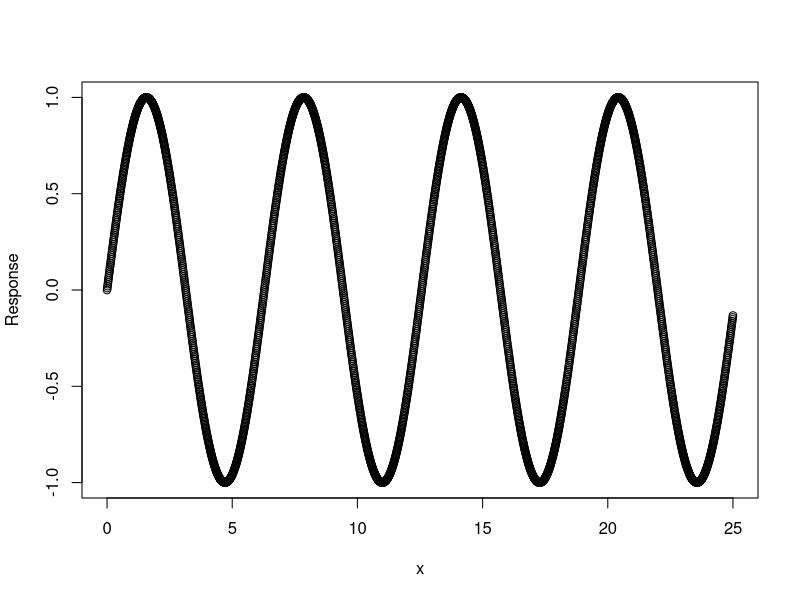
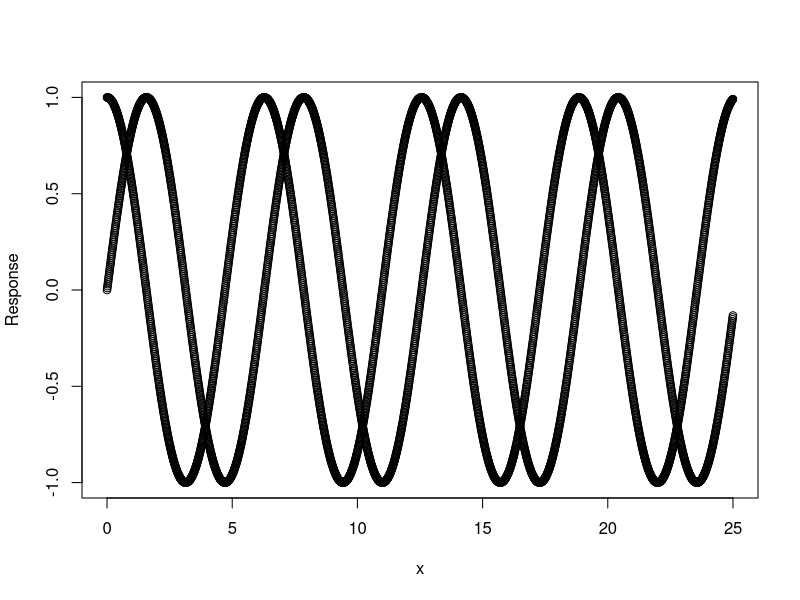
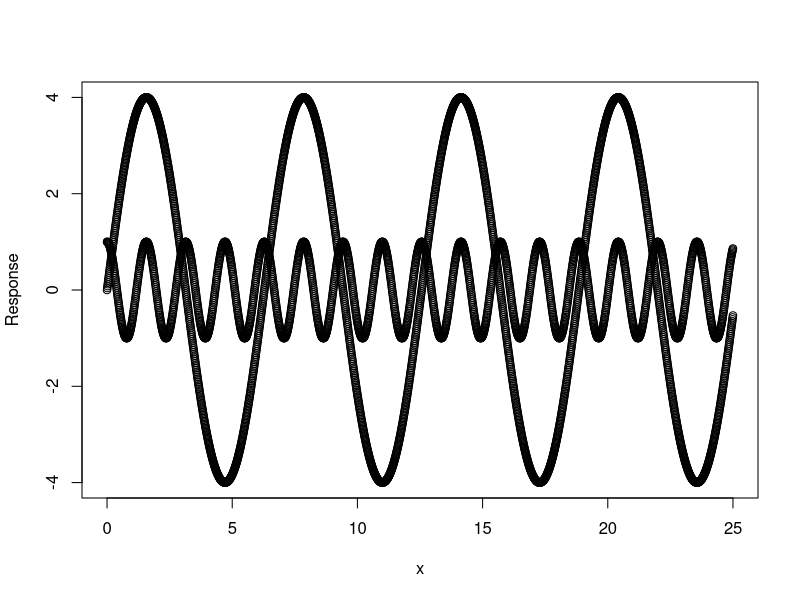
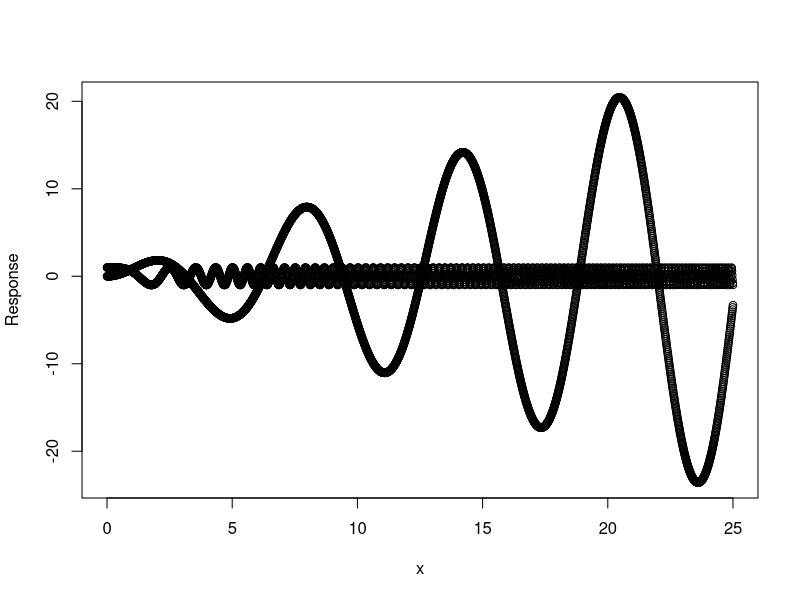

Reproduce these figures in R, in order.
## ---- chunk 1
x <- seq(0, 25, 0.01)
plot(x, sin(x), type = "p", xlab = "x", ylab = "Response")
## ---- chunk 2
x <- seq(0, 25, 0.01)
plot(c(x, x), c(sin(x), cos(x)), type = "p", xlab = "x", ylab = "Response")
## ---- chunk 3
x <- seq(0, 25, 0.01)
plot(c(x, x), c(4 * sin(x), cos(4 * x)), type = "p", xlab = "x", ylab = "Response")
## ---- chunk 4
x <- seq(0, 25, 0.01)
plot(c(x, x), c(x * sin(x), cos(x^2)), type = "p", xlab = "x", ylab = "Response")
